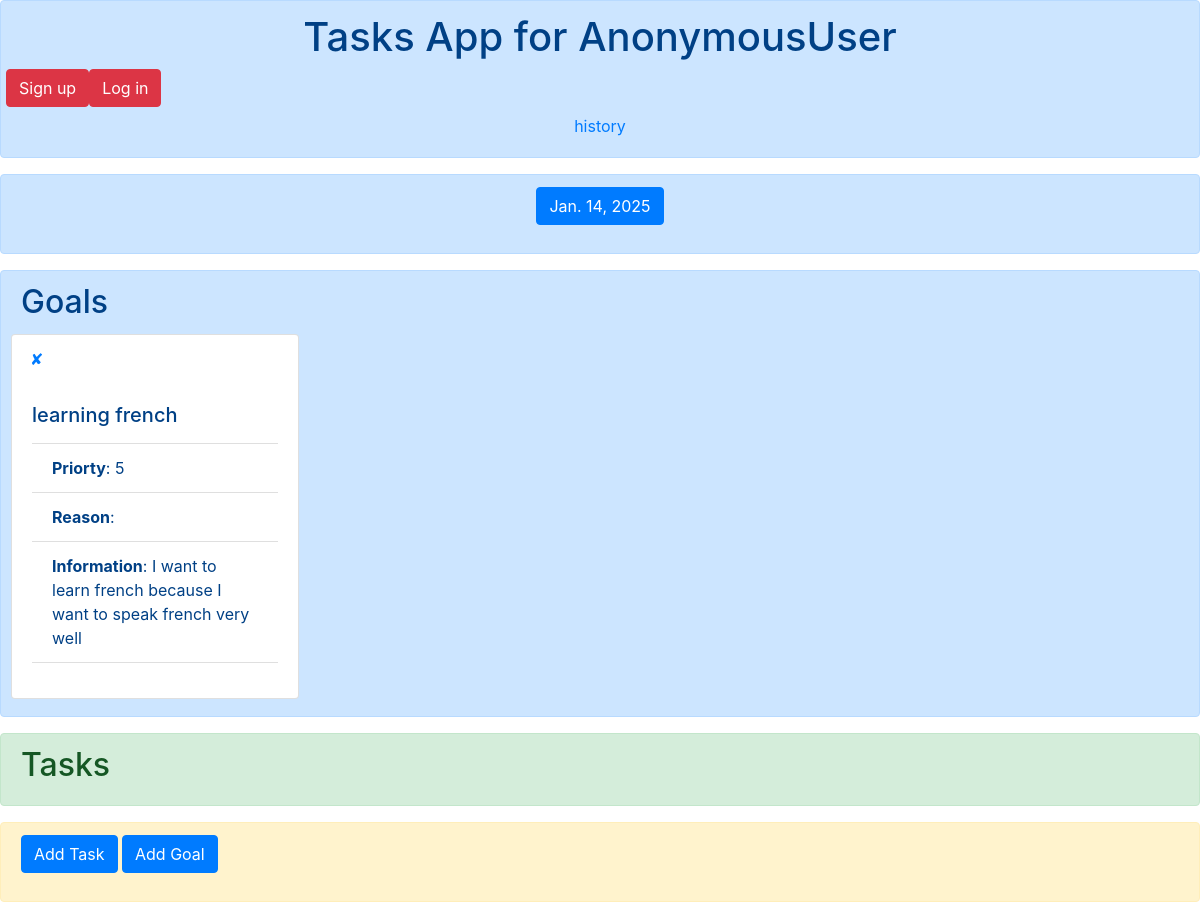
The page / on the database its author committed.
### tasks_app/models.py (models this page shows)
class Day(models.Model):
    date = models.DateField()
    daily_tasks = models.ManyToManyField(Task)

class Goal(models.Model):
    name = models.CharField(max_length=200, null=True, unique=True) # not null
    priority = models.PositiveSmallIntegerField(blank=True)
    reason = models.CharField(max_length=200, blank=True)
    informations = models.CharField(max_length=200, blank=True)

### tasks_app/views.py (the view)
# urls.py: 2. Add a URL to urlpatterns:  path('', views.home, name='home')
def home(request):
    try:
        tasks = Task.objects.filter(task_user=request.user)
    except: # if no logged user
        tasks = []
    days = Day.objects.all()
    today = Day.objects.get_or_create(date=datetime.date.today())[0]
    goals = Goal.objects.all().order_by("priority")
    return render(request, "home_tasks.html", {"tasks":tasks, "days":days, "goals":goals, "today":today})

### tasks_app/templates/home_tasks.html (shortened to what this page needs)
<!doctype html>
<html lang="en">
<head>
	<link rel="stylesheet" href="https://stackpath.bootstrapcdn.com/bootstrap/4.3.1/css/bootstrap.min.css"
>
</head>
<body>
	<div class="alert alert-primary" style="text-align: center;">
		<h1>Tasks App for {{user}}</h1>
		<div class='row'>
			{% if user.username %}
			<form action="accounts/logout/" method='POST'>
				{% csrf_token %}
				<button type="submit" value="submit" class="btn btn-danger">Log out</button>
			</form>
			{% else %}
			<form action="signup_page/" method='POST'>
				<button type="submit" value="submit" class="btn btn-danger">Sign up</button>
			</form>
			<form action="accounts/login/" method='POST'>
				<button type="submit" value="submit" class="btn btn-danger">Log in</button>
			</form>
			{% endif %}
		</div>
		<form action="history/" method='POST'>
			<button type="submit" value="submit" style=" text-decoration: none;" class="btn btn-link">history</button>
		</form>
	</div>
	<div class="alert alert-primary h-100 align-items-center" style="text-align: center;">
		<div class="row">
			{% if today %}
			<div class="col">
				<p>
					<a class="btn btn-primary" data-toggle="collapse" href="#day_{{forloop.counter}}" role="button"
						aria-expanded="false" aria-controls="multiCollapseExample1">{{today.date}}</a>
				</p>
			</div>
			{% endif %}
		</div>
	</div>
	<div class="alert alert-primary">
		<h2 id="goals_title">Goals</h2>
		<div class="row" id="goals_contents">
			{% for goal in goals %}
			<div class="card" style="width: 18rem; margin: 5px;">
				<div class="row" style="margin:5px;">
					<form action="{{goal.id}}/remove_goal/" method='POST'>
						<button type="submit" value="submit" style=" text-decoration: none;"
							class="btn btn-link">&#x2718</button>
					</form>
				</div>
				<div class="card-body">
					<h5 class="card-title">{{goal.name}}</h5>
					<p class="card-text">
						<ul class="list-group list-group-flush">
							<li class="list-group-item"><b>Priorty</b>: {{goal.priority}}</li>
							<li class="list-group-item"><b>Reason</b>: {{goal.reason}}</li>
							<li class="list-group-item"><b>Information</b>: {{goal.informations}}</li>
						</ul>
					</p>
				</div>
			</div>
			{% endfor %}
		</div>
	</div>
	<div class="alert alert-success" role="alert">
		<h2>Tasks</h2>
	</div>
	<div class="alert alert-warning">
		<p>
			<a class="btn btn-primary" data-toggle="collapse" href="#multiCollapseExample1" role="button"
				aria-expanded="false" aria-controls="multiCollapseExample1">Add Task</a>
			<button class="btn btn-primary" type="button" data-toggle="collapse" data-target="#multiCollapseExample2"
				aria-expanded="false" aria-controls="multiCollapseExample2">Add Goal</button>
		</p>
	</div>
	{% load static %}
</body>
</html>

### rows shown on the page
Day: date "Jan. 14, 2025"
Goal: name "learning french", priority "5", informations "I want to learn french because I want to speak french very well"

### other values the page prints
{{ user }} "AnonymousUser"
